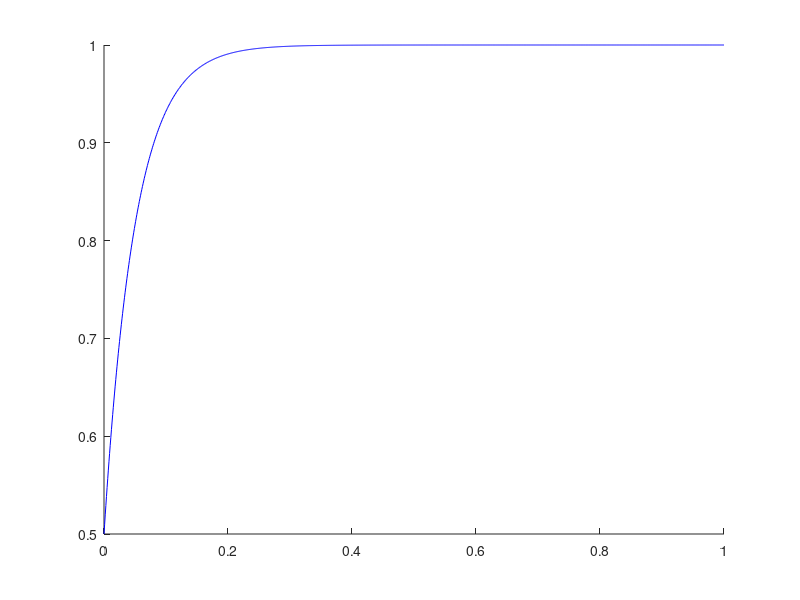

This chart was generated by the following MATLAB code:

r = 0:0.001:1;

test = (1-0.5*exp(-20*(r)));

% TurnLoc = 0.95;
% Fiddle = 0.06;
% Slope = 3;
% 
% func = @(r,fiddle) erf(1+Slope*(1-(r+fiddle).^2));
% func0 = @(fiddle) 0.0001 - erf(1+Slope*(1-(1+fiddle).^2));
% options = optimset('TolFun',0.0000001);
% lb = 0;
% ub = 1;
% fiddle0 = 0;
% fiddle = lsqnonlin(func0,fiddle0,lb,ub,options) 


figure(3452345); hold on;
%plot(r,func(r,fiddle),'r');
plot(r,test,'b');
